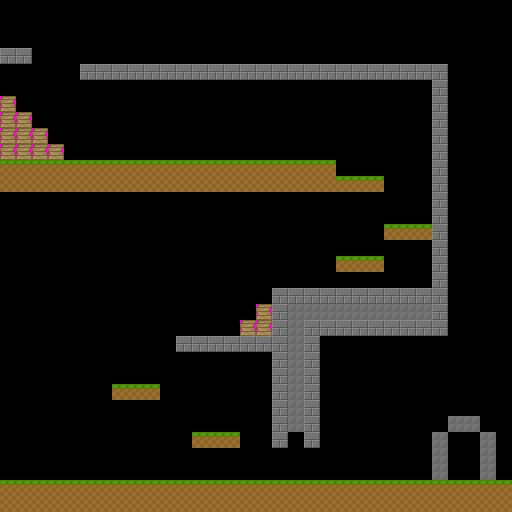

A 2D game scene composited from a Tiled map and its tileset images. What follows is a short description and the map's XML, with every tile layer's data as written:
An orthogonal 32x32 tile map with 16x16 px tiles, 2 tile layers (bg1, bg2), 1 hidden layer not drawn.

<map version="1.4" tiledversion="1.4.3" orientation="orthogonal" renderorder="right-down" compressionlevel="0" width="32" height="32" tilewidth="16" tileheight="16" infinite="0" nextlayerid="6" nextobjectid="1">
 <editorsettings>
  <chunksize width="8" height="8" />
 </editorsettings>
 <tileset firstgid="1" name="block_tiles_reduced" tilewidth="16" tileheight="16" tilecount="8" columns="4">
  <image source="../images/backgrounds/im_bg_basic.png" trans="ff00e1" width="64" height="32" />
 </tileset>
 <layer id="3" name="bg0" width="32" height="32" visible="0">
  <data encoding="csv">
8,8,8,8,8,8,8,8,8,8,8,8,8,8,8,8,8,8,8,8,8,8,8,8,8,8,8,8,8,8,8,8,
8,8,8,8,8,8,8,8,8,8,8,8,8,8,8,8,8,8,8,8,8,8,8,8,8,8,8,8,8,8,8,8,
8,8,8,8,8,8,8,8,8,8,8,8,8,8,8,8,8,8,8,8,8,8,8,8,8,8,8,8,8,8,8,8,
8,8,8,8,8,8,8,8,8,8,8,8,8,8,8,8,8,8,8,8,8,8,8,8,8,8,8,8,8,8,8,8,
8,8,8,8,8,8,8,8,8,8,8,8,8,8,8,8,8,8,8,8,8,8,8,8,8,8,8,8,8,8,8,8,
8,8,8,8,8,8,8,8,8,8,8,8,8,8,8,8,8,8,8,8,8,8,8,8,8,8,8,8,8,8,8,8,
8,8,8,8,8,8,8,8,8,8,8,8,8,8,8,8,8,8,8,8,8,8,8,8,8,8,8,8,8,8,8,8,
8,8,8,8,8,8,8,8,8,8,8,8,8,8,8,8,8,8,8,8,8,8,8,8,8,8,8,8,8,8,8,8,
8,8,8,8,8,8,8,8,8,8,8,8,8,8,8,8,8,8,8,8,8,8,8,8,8,8,8,8,8,8,8,8,
8,8,8,8,8,8,8,8,8,8,8,8,8,8,8,8,8,8,8,8,8,8,8,8,8,8,8,8,8,8,8,8,
8,8,8,8,8,8,8,8,8,8,8,8,8,8,8,8,8,8,8,8,8,8,8,8,8,8,8,8,8,8,8,8,
8,8,8,8,8,8,8,8,8,8,8,8,8,8,8,8,8,8,8,8,8,8,8,8,8,8,8,8,8,8,8,8,
8,8,8,8,8,8,8,8,8,8,8,8,8,8,8,8,8,8,8,8,8,8,8,8,8,8,8,8,8,8,8,8,
8,8,8,8,8,8,8,8,8,8,8,8,8,8,8,8,8,8,8,8,8,8,8,8,8,8,8,8,8,8,8,8,
8,8,8,8,8,8,8,8,8,8,8,8,8,8,8,8,8,8,8,8,8,8,8,8,8,8,8,8,8,8,8,8,
8,8,8,8,8,8,8,8,8,8,8,8,8,8,8,8,8,8,8,8,8,8,8,8,8,8,8,8,8,8,8,8,
8,8,8,8,8,8,8,8,8,8,8,8,8,8,8,8,8,8,8,8,8,8,8,8,8,8,8,8,8,8,8,8,
8,8,8,8,8,8,8,8,8,8,8,8,8,8,8,8,8,8,8,8,8,8,8,8,8,8,8,8,8,8,8,8,
8,8,8,8,8,8,8,8,8,8,8,8,8,8,8,8,8,8,8,8,8,8,8,8,8,8,8,8,8,8,8,8,
8,8,8,8,8,8,8,8,8,8,8,8,8,8,8,8,8,8,8,8,8,8,8,8,8,8,8,8,8,8,8,8,
8,8,8,8,8,8,8,8,8,8,8,8,8,8,8,8,8,8,8,8,8,8,8,8,8,8,8,8,8,8,8,8,
8,8,8,8,8,8,8,8,8,8,8,8,8,8,8,8,8,8,8,8,8,8,8,8,8,8,8,8,8,8,8,8,
8,8,8,8,8,8,8,8,8,8,8,8,8,8,8,8,8,8,8,8,8,8,8,8,8,8,8,8,8,8,8,8,
8,8,8,8,8,8,8,8,8,8,8,8,8,8,8,8,8,8,8,8,8,8,8,8,8,8,8,8,8,8,8,8,
8,8,8,8,8,8,8,8,8,8,8,8,8,8,8,8,8,8,8,8,8,8,8,8,8,8,8,8,8,8,8,8,
8,8,8,8,8,8,8,8,8,8,8,8,8,8,8,8,8,8,8,8,8,8,8,8,8,8,8,8,8,8,8,8,
8,8,8,8,8,8,8,8,8,8,8,8,8,8,8,8,8,8,8,8,8,8,8,8,8,8,8,8,8,8,8,8,
8,8,8,8,8,8,8,8,8,8,8,8,8,8,8,8,8,8,8,8,8,8,8,8,8,8,8,8,8,8,8,8,
8,8,8,8,8,8,8,8,8,8,8,8,8,8,8,8,8,8,8,8,8,8,8,8,8,8,8,8,8,8,8,8,
8,8,8,8,8,8,8,8,8,8,8,8,8,8,8,8,8,8,8,8,8,8,8,8,8,8,8,8,8,8,8,8,
8,8,8,8,8,8,8,8,8,8,8,8,8,8,8,8,8,8,8,8,8,8,8,8,8,8,8,8,8,8,8,8,
8,8,8,8,8,8,8,8,8,8,8,8,8,8,8,8,8,8,8,8,8,8,8,8,8,8,8,8,8,8,8,8
</data>
 </layer>
 <layer id="4" name="bg1" width="32" height="32">
  <data encoding="csv">
0,0,0,0,0,0,0,0,0,0,0,0,0,0,0,0,0,0,0,0,0,0,0,0,0,0,0,0,0,0,0,0,
0,0,0,0,0,0,0,0,0,0,0,0,0,0,0,0,0,0,0,0,0,0,0,0,0,0,0,0,0,0,0,0,
0,0,0,0,0,0,0,0,0,0,0,0,0,0,0,0,0,0,0,0,0,0,0,0,0,0,0,0,0,0,0,0,
2,2,0,0,0,0,0,0,0,0,0,0,0,0,0,0,0,0,0,0,0,0,0,0,0,0,0,0,0,0,0,0,
0,0,0,0,0,2,2,2,2,2,2,2,2,2,2,2,2,2,2,2,2,2,2,2,2,2,2,2,0,0,0,0,
0,0,0,0,0,0,0,0,0,0,0,0,0,0,0,0,0,0,0,0,0,0,0,0,0,0,0,2,0,0,0,0,
4,0,0,0,0,0,0,0,0,0,0,0,0,0,0,0,0,0,0,0,0,0,0,0,0,0,0,2,0,0,0,0,
4,4,0,0,0,0,0,0,0,0,0,0,0,0,0,0,0,0,0,0,0,0,0,0,0,0,0,2,0,0,0,0,
4,4,4,0,0,0,0,0,0,0,0,0,0,0,0,0,0,0,0,0,0,0,0,0,0,0,0,2,0,0,0,0,
4,4,4,4,0,0,0,0,0,0,0,0,0,0,0,0,0,0,0,0,0,0,0,0,0,0,0,2,0,0,0,0,
7,7,7,7,7,7,7,7,7,7,7,7,7,7,7,7,7,7,7,7,7,0,0,0,0,0,0,2,0,0,0,0,
6,6,6,6,6,6,6,6,6,6,6,6,6,6,6,6,6,6,6,6,6,7,7,7,0,0,0,2,0,0,0,0,
0,0,0,0,0,0,0,0,0,0,0,0,0,0,0,0,0,0,0,0,0,0,0,0,0,0,0,2,0,0,0,0,
0,0,0,0,0,0,0,0,0,0,0,0,0,0,0,0,0,0,0,0,0,0,0,0,0,0,0,2,0,0,0,0,
0,0,0,0,0,0,0,0,0,0,0,0,0,0,0,0,0,0,0,0,0,0,0,0,7,7,7,2,0,0,0,0,
0,0,0,0,0,0,0,0,0,0,0,0,0,0,0,0,0,0,0,0,0,0,0,0,0,0,0,2,0,0,0,0,
0,0,0,0,0,0,0,0,0,0,0,0,0,0,0,0,0,0,0,0,0,7,7,7,0,0,0,2,0,0,0,0,
0,0,0,0,0,0,0,0,0,0,0,0,0,0,0,0,0,0,0,0,0,0,0,0,0,0,0,2,0,0,0,0,
0,0,0,0,0,0,0,0,0,0,0,0,0,0,0,0,0,2,2,2,2,2,2,2,2,2,2,2,0,0,0,0,
0,0,0,0,0,0,0,0,0,0,0,0,0,0,0,0,4,2,3,3,3,3,3,3,3,3,3,2,0,0,0,0,
0,0,0,0,0,0,0,0,0,0,0,0,0,0,0,4,4,2,3,2,2,2,2,2,2,2,2,2,0,0,0,0,
0,0,0,0,0,0,0,0,0,0,0,2,2,2,2,2,2,2,3,2,0,0,0,0,0,0,0,0,0,0,0,0,
0,0,0,0,0,0,0,0,0,0,0,0,0,0,0,0,0,2,3,2,0,0,0,0,0,0,0,0,0,0,0,0,
0,0,0,0,0,0,0,0,0,0,0,0,0,0,0,0,0,2,3,2,0,0,0,0,0,0,0,0,0,0,0,0,
0,0,0,0,0,0,0,7,7,7,0,0,0,0,0,0,0,2,3,2,0,0,0,0,0,0,0,0,0,0,0,0,
0,0,0,0,0,0,0,0,0,0,0,0,0,0,0,0,0,2,3,2,0,0,0,0,0,0,0,0,0,0,0,0,
0,0,0,0,0,0,0,0,0,0,0,0,0,0,0,0,0,2,3,2,0,0,0,0,0,0,0,0,3,3,0,0,
0,0,0,0,0,0,0,0,0,0,0,0,7,7,7,0,0,2,0,2,0,0,0,0,0,0,0,3,5,5,3,0,
0,0,0,0,0,0,0,0,0,0,0,0,0,0,0,0,0,0,0,0,0,0,0,0,0,0,0,3,5,5,3,0,
0,0,0,0,0,0,0,0,0,0,0,0,0,0,0,0,0,0,0,0,0,0,0,0,0,0,0,3,5,5,3,0,
7,7,7,7,7,7,7,7,7,7,7,7,7,7,7,7,7,7,7,7,7,7,7,7,7,7,7,7,7,7,7,7,
6,6,6,6,6,6,6,6,6,6,6,6,6,6,6,6,6,6,6,6,6,6,6,6,6,6,6,6,6,6,6,6
</data>
 </layer>
 <layer id="5" name="bg2" width="32" height="32">
  <data encoding="csv">
0,0,0,0,0,0,0,0,0,0,0,0,0,0,0,0,0,0,0,0,0,0,0,0,0,0,0,0,0,0,0,0,
0,0,0,0,0,0,0,0,0,0,0,0,0,0,0,0,0,0,0,0,0,0,0,0,0,0,0,0,0,0,0,0,
0,0,0,0,0,0,0,0,0,0,0,0,0,0,0,0,0,0,0,0,0,0,0,0,0,0,0,0,0,0,0,0,
0,0,0,0,0,0,0,0,0,0,0,0,0,0,0,0,0,0,0,0,0,0,0,0,0,0,0,0,0,0,0,0,
0,0,0,0,0,0,0,0,0,0,0,0,0,0,0,0,0,0,0,0,0,0,0,0,0,0,0,0,0,0,0,0,
0,0,0,0,0,0,0,0,0,0,0,0,0,0,0,0,0,0,0,0,0,0,0,0,0,0,0,0,0,0,0,0,
0,0,0,0,0,0,0,0,0,0,0,0,0,0,0,0,0,0,0,0,0,0,0,0,0,0,0,0,0,0,0,0,
0,0,0,0,0,0,0,0,0,0,0,0,0,0,0,0,0,0,0,0,0,0,0,0,0,0,0,0,0,0,0,0,
0,0,0,0,0,0,0,0,0,0,0,0,0,0,0,0,0,0,0,0,0,0,0,0,0,0,0,0,0,0,0,0,
0,0,0,0,0,0,0,0,0,0,0,0,0,0,0,0,0,0,0,0,0,0,0,0,0,0,0,0,0,0,0,0,
0,0,0,0,0,0,0,0,0,0,0,0,0,0,0,0,0,0,0,0,0,0,0,0,0,0,0,0,0,0,0,0,
0,0,0,0,0,0,0,0,0,0,0,0,0,0,0,0,0,0,0,0,0,0,0,0,0,0,0,0,0,0,0,0,
0,0,0,0,0,0,0,0,0,0,0,0,0,0,0,0,0,0,0,0,0,0,0,0,0,0,0,0,0,0,0,0,
0,0,0,0,0,0,0,0,0,0,0,0,0,0,0,0,0,0,0,0,0,0,0,0,0,0,0,0,0,0,0,0,
0,0,0,0,0,0,0,0,0,0,0,0,0,0,0,0,0,0,0,0,0,0,0,0,0,0,0,0,0,0,0,0,
0,0,0,0,0,0,0,0,0,0,0,0,0,0,0,0,0,0,0,0,0,0,0,0,0,0,0,0,0,0,0,0,
0,0,0,0,0,0,0,0,0,0,0,0,0,0,0,0,0,0,0,0,0,0,0,0,0,0,0,0,0,0,0,0,
0,0,0,0,0,0,0,0,0,0,0,0,0,0,0,0,0,0,0,0,0,0,0,0,0,0,0,0,0,0,0,0,
0,0,0,0,0,0,0,0,0,0,0,0,0,0,0,0,0,0,0,0,0,0,0,0,0,0,0,0,0,0,0,0,
0,0,0,0,0,0,0,0,0,0,0,0,0,0,0,0,0,0,0,0,0,0,0,0,0,0,0,0,0,0,0,0,
0,0,0,0,0,0,0,0,0,0,0,0,0,0,0,0,0,0,0,0,0,0,0,0,0,0,0,0,0,0,0,0,
0,0,0,0,0,0,0,0,0,0,0,0,0,0,0,0,0,0,0,0,0,0,0,0,0,0,0,0,0,0,0,0,
0,0,0,0,0,0,0,0,0,0,0,0,0,0,0,0,0,0,0,0,0,0,0,0,0,0,0,0,0,0,0,0,
0,0,0,0,0,0,0,0,0,0,0,0,0,0,0,0,0,0,0,0,0,0,0,0,0,0,0,0,0,0,0,0,
0,0,0,0,0,0,0,0,0,0,0,0,0,0,0,0,0,0,0,0,0,0,0,0,0,0,0,0,0,0,0,0,
0,0,0,0,0,0,0,0,0,0,0,0,0,0,0,0,0,0,0,0,0,0,0,0,0,0,0,0,0,0,0,0,
0,0,0,0,0,0,0,0,0,0,0,0,0,0,0,0,0,0,0,0,0,0,0,0,0,0,0,0,0,0,0,0,
0,0,0,0,0,0,0,0,0,0,0,0,0,0,0,0,0,0,0,0,0,0,0,0,0,0,0,0,0,0,0,0,
0,0,0,0,0,0,0,0,0,0,0,0,0,0,0,0,0,0,0,0,0,0,0,0,0,0,0,0,0,0,0,0,
0,0,0,0,0,0,0,0,0,0,0,0,0,0,0,0,0,0,0,0,0,0,0,0,0,0,0,0,0,0,0,0,
0,0,0,0,0,0,0,0,0,0,0,0,0,0,0,0,0,0,0,0,0,0,0,0,0,0,0,0,0,0,0,0,
0,0,0,0,0,0,0,0,0,0,0,0,0,0,0,0,0,0,0,0,0,0,0,0,0,0,0,0,0,0,0,0
</data>
 </layer>
</map>